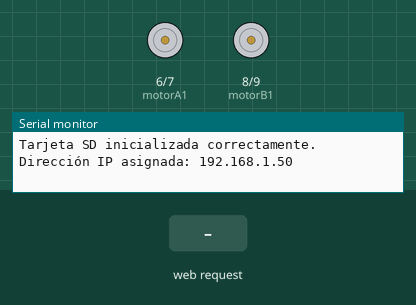
Recording of a sketch running on a simulated Arduino Uno, built with avr-gcc and run on an emulated ATmega328P. Parts: motor-driver pin pairs drawn as motors (green arrow = first pin HIGH = forward, orange = second pin HIGH = backward, longer = more drive), the last lines printed to the serial monitor. The inputs (shaded band) are chosen by the test bench. WiFi joins after 1.5 s; servers stay silent unless stated; storage starts empty.

Above: at 2.7 s.
2.8 s: HTTP request GET /A received
At 4.0 s:
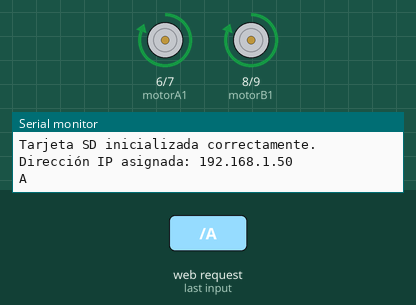
4.3 s: HTTP request GET /R received
At 5.4 s:
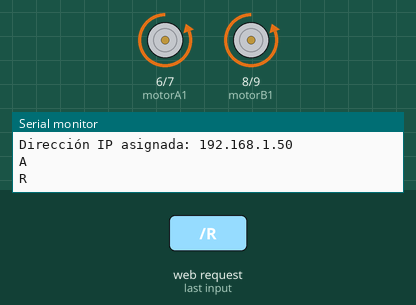
5.8 s: HTTP request GET /D received
At 6.5 s:
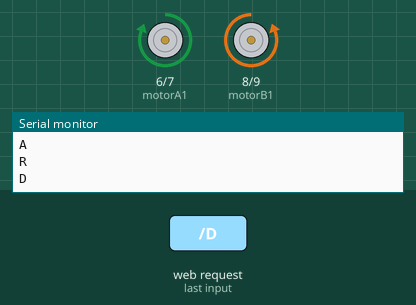
7.3 s: HTTP request GET /I received
At 7.7 s:
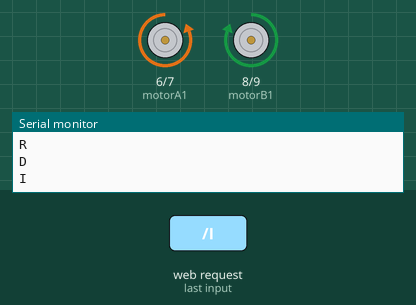
Timing chart, 0 to 9.8 s (numbered marks = the images above; inputs shaded):
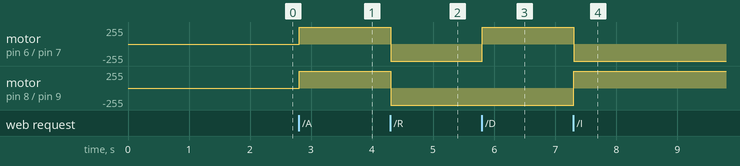

The sketch:

MotorCarro_WEB_2.ino
```cpp
#include <SPI.h>
#include <Ethernet.h>
#include <SD.h>

// Dirección MAC para la obtención dinámica de IP
byte mac[] = { 0xDE, 0xAD, 0xBE, 0xEF, 0xFE, 0xED };
EthernetServer server(80);  // Puerto del servidor web

File webFile;
int chipSelect = 4;  // Pin para la SD
bool sdInicializada = false;

int motorA1 = 6;  // Pin para motor A (dirección 1)
int motorA2 = 7;  // Pin para motor A (dirección 2)
int motorB1 = 8;  // Pin para motor B (dirección 1)
int motorB2 = 9;  // Pin para motor B (dirección 2)

void setup() {
  Serial.begin(9600);

  // Intentar inicializar la tarjeta SD
  sdInicializada = SD.begin(chipSelect);
  if (!sdInicializada) {
    Serial.println("Error al inicializar la tarjeta SD.");
  } else {
    Serial.println("Tarjeta SD inicializada correctamente.");
  }

  // Configurar pines para motores
  pinMode(motorA1, OUTPUT);
  pinMode(motorA2, OUTPUT);
  pinMode(motorB1, OUTPUT);
  pinMode(motorB2, OUTPUT);

  // Iniciar comunicación Ethernet mediante DHCP
  if (Ethernet.begin(mac) == 0) {
    Serial.println("Error al obtener configuración IP mediante DHCP.");
    while (true);  // Detener si no se puede obtener IP
  } else {
    Serial.print("Dirección IP asignada: ");
    Serial.println(Ethernet.localIP());
  }

  server.begin();  // Iniciar servidor web
  detenerMotores();
}

void loop() {
  // Verificar si la tarjeta SD está inicializada, intentar reiniciarla si no lo está
  if (!sdInicializada) {
    Serial.println("Reintentando inicializar la tarjeta SD...");
    sdInicializada = SD.begin(chipSelect);
    if (sdInicializada) {
      Serial.println("Tarjeta SD reiniciada correctamente.");
    } else {
      Serial.println("Error: No se pudo reiniciar la tarjeta SD.");
    }
  }

  EthernetClient client = server.available();  // Esperar por un cliente

  if (client) {
    boolean currentLineIsBlank = true;
    String request = "";

    while (client.connected()) {
      if (client.available()) {
        char c = client.read();
        request += c;

        // Ejecutar comandos solo si se recibe un GET y la línea está en blanco
        if (c == '\n' && currentLineIsBlank) {
          if (request.indexOf("GET /A") != -1) {
            Serial.println("A");
            moverDerecha();
          } else if (request.indexOf("GET /R") != -1) {
            Serial.println("R");
            moverIzquierda();
          } else if (request.indexOf("GET /D") != -1) {
            Serial.println("D");
            moverDerechaIzquierda();
          } else if (request.indexOf("GET /I") != -1) {
            Serial.println("I");
            moverIzquierdaDerecha();
          } else if (request.indexOf("GET /N") != -1) {
            Serial.println("N");
            detenerMotores();
          }

          // Retardo después de ejecutar el comando
          delay(50);

          // Servir la página HTML si la SD está inicializada
          if (sdInicializada) {
            webFile = SD.open("carroP.txt");
            if (webFile) {
              client.println("HTTP/1.1 200 OK");
              client.println("Content-Type: text/html");
              client.println("Connection: close");
              client.println();
              while (webFile.available()) {
                client.write(webFile.read());
              }
              webFile.close();
            }
          } else {
            client.println("HTTP/1.1 500 Internal Server Error");
            client.println("Content-Type: text/html");
            client.println("Connection: close");
            client.println();
            client.println("<h1>Error: No se pudo acceder a la tarjeta SD.</h1>");
          }
          break;
        }

        // Resetea la línea actual
        if (c == '\n') {
          currentLineIsBlank = true;
        } else if (c != '\r') {
          currentLineIsBlank = false;
        }
      }
    }

    delay(1);       // Breve retardo al cerrar la conexión
    client.stop();  // Cerrar la conexión
  }
}

void detenerMotores() {
  digitalWrite(motorA1, LOW);
  digitalWrite(motorA2, LOW);
  digitalWrite(motorB1, LOW);
  digitalWrite(motorB2, LOW);
}

void moverDerecha() {
  digitalWrite(motorA1, HIGH);
  digitalWrite(motorA2, LOW);
  digitalWrite(motorB1, HIGH);
  digitalWrite(motorB2, LOW);
}

void moverIzquierda() {
  digitalWrite(motorA1, LOW);
  digitalWrite(motorA2, HIGH);
  digitalWrite(motorB1, LOW);
  digitalWrite(motorB2, HIGH);
}

void moverDerechaIzquierda() {
  digitalWrite(motorA1, HIGH);
  digitalWrite(motorA2, LOW);
  digitalWrite(motorB1, LOW);
  digitalWrite(motorB2, HIGH);
}

void moverIzquierdaDerecha() {
  digitalWrite(motorA1, LOW);
  digitalWrite(motorA2, HIGH);
  digitalWrite(motorB1, HIGH);
  digitalWrite(motorB2, LOW);
}
```

Measured:
- after the input at 2.8 s, motor on pin 6 (motorA1) / pin 7 (motorA2), motor on pin 8 (motorB1) / pin 9 (motorB2): stopped → forward 255/255 at once
- after the input at 4.3 s, motor on pin 6 (motorA1) / pin 7 (motorA2), motor on pin 8 (motorB1) / pin 9 (motorB2): forward 255/255 → backward 255/255 at once
- after the input at 5.8 s, motor on pin 6 (motorA1) / pin 7 (motorA2): backward 255/255 → forward 255/255 at once
- after the input at 7.3 s, motor on pin 6 (motorA1) / pin 7 (motorA2): forward 255/255 → backward 255/255 at once; motor on pin 8 (motorB1) / pin 9 (motorB2): backward 255/255 → forward 255/255 at once
